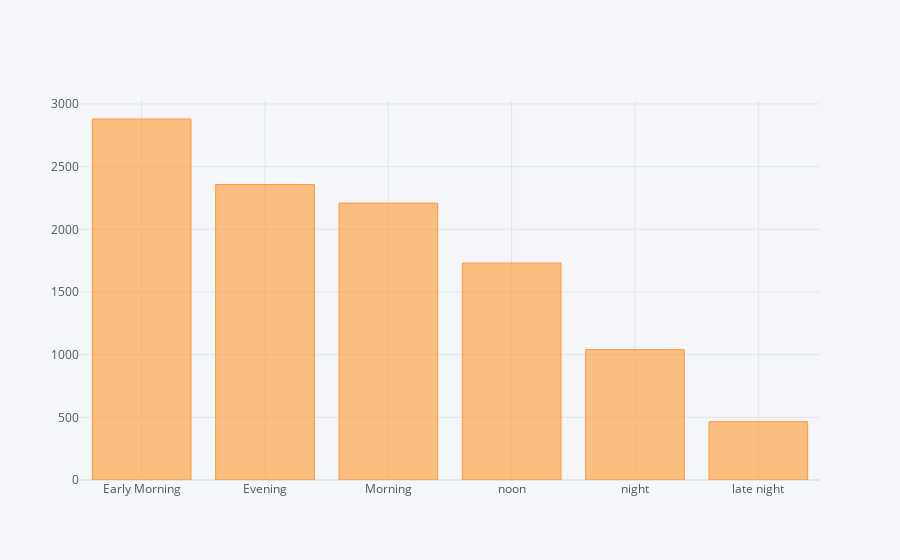

This figure's notebook cell:
### Code cell
data['Dep_Time_hour'].apply(flight_dep_time).value_counts().iplot(kind="bar")

### Figure 1 — Plotly figure (JSON) as saved in the notebook; plotly's stock layout.template omitted (floating-point values rounded to 4 significant figures)
{"data": [{"marker": {"color": "rgba(255, 153, 51, 0.6)", "line": {"color": "rgba(255, 153, 51, 1.0)", "width": 1}}, "name": "count", "orientation": "v", "text": "", "type": "bar", "x": ["Early Morning", "Evening", "Morning", "noon", "night", "late night"], "y": [2880, 2357, 2209, 1731, 1040, 465]}], "layout": {"autosize": true, "legend": {"bgcolor": "#F5F6F9", "font": {"color": "#4D5663"}}, "paper_bgcolor": "#F5F6F9", "plot_bgcolor": "#F5F6F9", "title": {"font": {"color": "#4D5663"}}, "xaxis": {"autorange": true, "gridcolor": "#E1E5ED", "range": [-0.5, 5.5], "showgrid": true, "tickfont": {"color": "#4D5663"}, "title": {"font": {"color": "#4D5663"}, "text": ""}, "type": "category", "zerolinecolor": "#E1E5ED"}, "yaxis": {"autorange": true, "gridcolor": "#E1E5ED", "range": [0, 3032.0], "showgrid": true, "tickfont": {"color": "#4D5663"}, "title": {"font": {"color": "#4D5663"}, "text": ""}, "type": "linear", "zerolinecolor": "#E1E5ED"}}}
